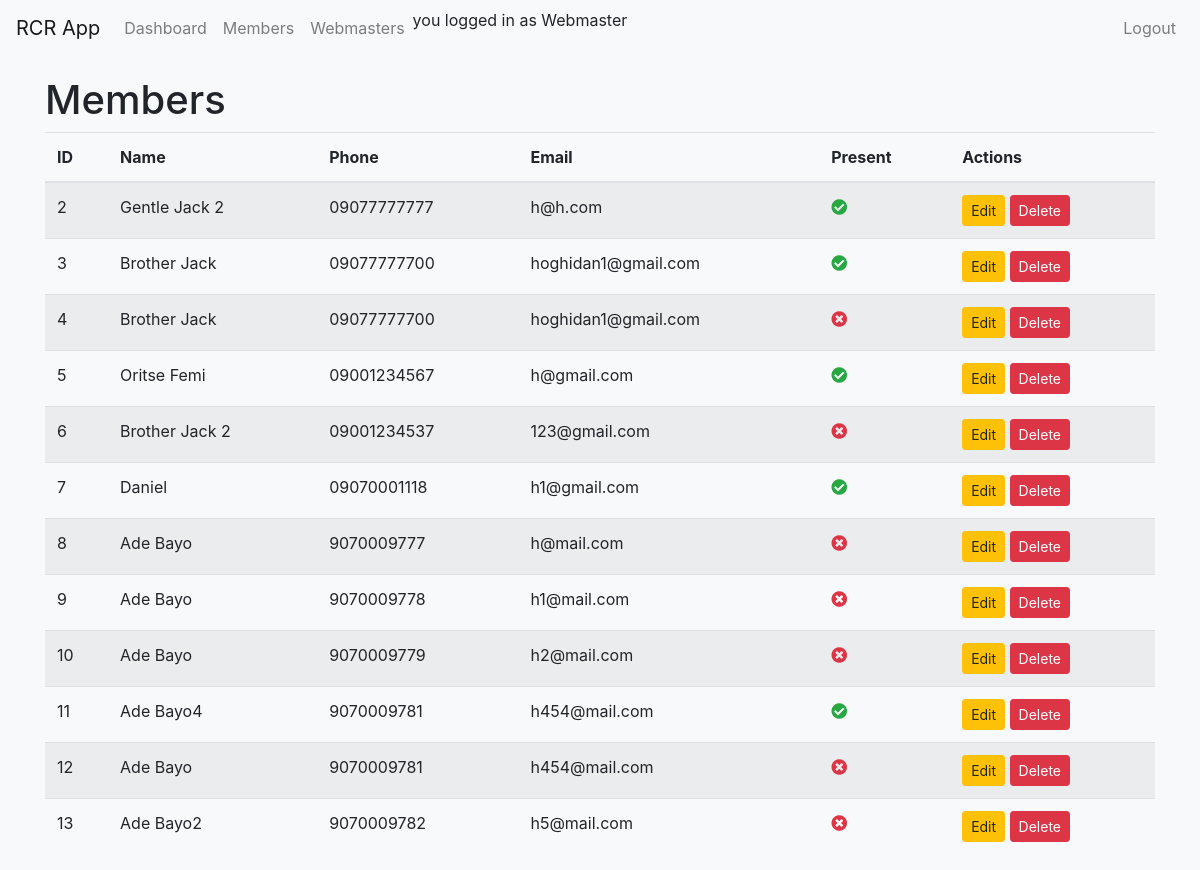
Page /members (signed in) on the committed database.
### app.py (models this page shows)
class Member(UserMixin, db.Model):
    id = db.Column(db.Integer, primary_key=True)
    member_name = db.Column(db.String(100), nullable=False)
    parish = db.Column(db.String(100))
    area = db.Column(db.String(100))
    gender = db.Column(db.String(10))
    phone_number = db.Column(db.String(20))
    email = db.Column(db.String(120))
    last_edited_at = db.Column(db.DateTime, default=datetime.utcnow)
    last_edited_by = db.Column(db.Integer, db.ForeignKey('webmaster.id'))
    deleted_by = db.Column(db.Integer, db.ForeignKey('webmaster.id'))
    is_present = db.Column(db.Boolean, default=False)
    registered_by_admin_id = db.Column(db.Integer, db.ForeignKey('admin.id'))
    registered_by_webmaster_id = db.Column(db.Integer, db.ForeignKey('webmaster.id'))
    last_edited_by_webmaster = db.relationship('Webmaster', backref='edited_members', foreign_keys=[last_edited_by])
    deleted_by_webmaster = db.relationship('Webmaster', backref='deleted_members', foreign_keys=[deleted_by])
    registered_by_admin = db.relationship('Admin', backref='registered_members', foreign_keys=[registered_by_admin_id])
    registered_by_webmaster = db.relationship('Webmaster', backref='registered_members', foreign_keys=[registered_by_webmaster_id])

### app.py (the view)
@app.route('/members')
@login_required
def show_members():
    members = Member.query.all()
    admins = Admin.query.all()
    for member in members:
        print(f"Registered by Admin ID: {member.registered_by_admin_id}")
    return render_template('members.html', members=members, admins=admins)

### app.py (called while the page is built, shortened)
@login_manager.user_loader
def load_user(user_id):
    user = Webmaster.query.get(int(user_id))
    if user:
        return user

def login_required(f):
    @wraps(f)
    def decorated_function(*args, **kwargs):
        if not current_user.is_authenticated:
            flash('You need to be logged in to access this page.', 'warning')
            return redirect(url_for('login'))
        return f(*args, **kwargs)
    return decorated_function

@app.before_request
def before_request():
    session.permanent = True
    app.permanent_session_lifetime = timedelta(minutes=20)
    session.modified = True
    session['last_activity'] = time.time()

### templates/members.html
{% extends "base.html" %}
{% block content %}
<h1>Members</h1>
<link rel="stylesheet" href="https://cdnjs.cloudflare.com/ajax/libs/font-awesome/5.15.3/css/all.min.css">
<table class="table table-striped">
    <thead>
        <tr>
            <th>ID</th>
            <th>Name</th>
            <th>Phone</th>
            <th>Email</th>
            <th>Present</th>
            <th>Actions</th>
        </tr>
    </thead>
    <tbody>
        {% for member in members %}
        <tr>
            <td>{{ member.id }}</td>
            <td>{{ member.member_name }}</td>
            <td>{{ member.phone_number }}</td>
            <td>{{ member.email }}</td>
            <td>
                {% if member.is_present %}
                    <i class="fas fa-check-circle text-success"></i>
                {% else %}
                    <i class="fas fa-times-circle text-danger"></i>
                {% endif %}
            </td>
            <td>
                <a href="/edit_member/{{ member.id }}" class="btn btn-warning btn-sm">Edit</a>
                <form action="/delete_member/{{ member.id }}" method="POST" style="display:inline;" onsubmit="return confirm('Are you sure you want to delete this member?');">
                    <button type="submit" class="btn btn-danger btn-sm">Delete</button>
                </form>
            </td>
        </tr>
        {% endfor %}
    </tbody>
</table>
{% endblock %}

### templates/base.html (shortened to what this page needs)
<!DOCTYPE html>
<html lang="en">
<head>
    <link rel="stylesheet" href="https://stackpath.bootstrapcdn.com/bootstrap/4.5.2/css/bootstrap.min.css">
</head>
<body>
    <nav class="navbar navbar-expand-lg navbar-light bg-light">
        <a class="navbar-brand" href="/">RCR App</a>
        <div class="collapse navbar-collapse">
            <ul class="navbar-nav mr-auto">
                <li class="nav-item"><a class="nav-link" href="/webmaster_dashboard">Dashboard</a></li>
                <li class="nav-item"><a class="nav-link" href="/members">Members</a></li>
                {% if session.get('is_webmaster') %}
                    <li class="nav-item"><a class="nav-link" href="/webmasters">Webmasters</a></li>
                    you logged in as Webmaster
                {% endif %}
            </ul>
            <ul class="navbar-nav ml-auto">
                <li class="nav-item"><a class="nav-link" href="/logout">Logout</a></li>
            </ul>
        </div>
    </nav>
    <div class="container">
        {% block content %}{% endblock %}
    </div>
</body>
</html>

### templates/base.html (style rules this page uses)
body { background-color: #f8f9fa; }
.navbar { margin-bottom: 20px; }

### rows in the picture
Member: id "2", member_name "Gentle Jack 2", phone_number "09077777777", email "h@h.com", is_present True (drawn)
Member: id "3", member_name "Brother Jack", phone_number "09077777700", email "hoghidan1@gmail.com", is_present True (drawn)
Member: id "4", member_name "Brother Jack", phone_number "09077777700", email "hoghidan1@gmail.com", is_present False (drawn)
Member: id "5", member_name "Oritse Femi", phone_number "09001234567", email "h@gmail.com", is_present True (drawn)
Member: id "6", member_name "Brother Jack 2", phone_number "09001234537", email "123@gmail.com", is_present False (drawn)
Member: id "7", member_name "Daniel", phone_number "09070001118", email "h1@gmail.com", is_present True (drawn)
Member: id "8", member_name "Ade Bayo", phone_number "9070009777", email "h@mail.com", is_present False (drawn)
Member: id "9", member_name "Ade Bayo", phone_number "9070009778", email "h1@mail.com", is_present False (drawn)
Member: id "10", member_name "Ade Bayo", phone_number "9070009779", email "h2@mail.com", is_present False (drawn)
Member: id "11", member_name "Ade Bayo4", phone_number "9070009781", email "h454@mail.com", is_present True (drawn)
Member: id "12", member_name "Ade Bayo", phone_number "9070009781", email "h454@mail.com", is_present False (drawn)
Member: id "13", member_name "Ade Bayo2", phone_number "9070009782", email "h5@mail.com", is_present False (drawn)
